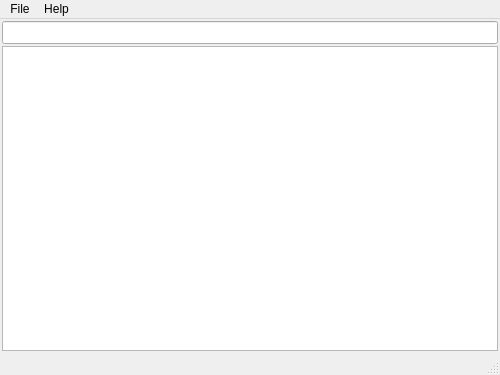
<?xml version="1.0" encoding="UTF-8"?>
<ui version="4.0">
 <class>SerialTerminal</class>
 <widget class="QDockWidget" name="SerialTerminal">
  <property name="geometry">
   <rect>
    <x>0</x>
    <y>0</y>
    <width>500</width>
    <height>375</height>
   </rect>
  </property>
  <property name="minimumSize">
   <size>
    <width>400</width>
    <height>300</height>
   </size>
  </property>
  <widget class="QMainWindow" name="mainWindow">
   <property name="dockNestingEnabled">
    <bool>true</bool>
   </property>
   <widget class="QWidget" name="centralWidget">
    <layout class="QGridLayout" name="gridLayout">
     <property name="leftMargin">
      <number>2</number>
     </property>
     <property name="topMargin">
      <number>2</number>
     </property>
     <property name="rightMargin">
      <number>2</number>
     </property>
     <property name="bottomMargin">
      <number>2</number>
     </property>
     <property name="spacing">
      <number>2</number>
     </property>
     <item row="0" column="0">
      <widget class="QLineEdit" name="tx">
       <property name="font">
        <font>
         <family>Courier</family>
        </font>
       </property>
       <property name="dragEnabled">
        <bool>true</bool>
       </property>
       <property name="clearButtonEnabled">
        <bool>true</bool>
       </property>
      </widget>
     </item>
     <item row="1" column="0">
      <widget class="QPlainTextEdit" name="rx">
       <property name="font">
        <font>
         <family>Courier</family>
        </font>
       </property>
       <property name="tabChangesFocus">
        <bool>true</bool>
       </property>
       <property name="undoRedoEnabled">
        <bool>false</bool>
       </property>
       <property name="lineWrapMode">
        <enum>QPlainTextEdit::NoWrap</enum>
       </property>
       <property name="readOnly">
        <bool>true</bool>
       </property>
      </widget>
     </item>
    </layout>
   </widget>
   <widget class="QMenuBar" name="menuBar">
    <property name="geometry">
     <rect>
      <x>0</x>
      <y>0</y>
      <width>500</width>
      <height>21</height>
     </rect>
    </property>
    <widget class="QMenu" name="menuFile">
     <property name="title">
      <string>File</string>
     </property>
     <addaction name="actionClear_Screen"/>
     <addaction name="separator"/>
     <addaction name="actionSend_Text_File"/>
     <addaction name="actionSave_Text_File"/>
     <addaction name="separator"/>
     <addaction name="actionClose_Window"/>
    </widget>
    <widget class="QMenu" name="menuHelp">
     <property name="title">
      <string>Help</string>
     </property>
     <addaction name="actionGeneral_Help"/>
     <addaction name="actionTerminal_Help"/>
    </widget>
    <addaction name="menuFile"/>
    <addaction name="menuHelp"/>
   </widget>
   <widget class="QStatusBar" name="statusBar"/>
  </widget>
  <action name="actionClear_Screen">
   <property name="text">
    <string>Clear Screen</string>
   </property>
   <property name="shortcut">
    <string>Ctrl+W</string>
   </property>
  </action>
  <action name="actionSend_Text_File">
   <property name="text">
    <string>Send Text File</string>
   </property>
   <property name="shortcut">
    <string>Ctrl+O</string>
   </property>
  </action>
  <action name="actionSave_Text_File">
   <property name="text">
    <string>Save Text File</string>
   </property>
   <property name="shortcut">
    <string>Ctrl+S</string>
   </property>
  </action>
  <action name="actionClose_Window">
   <property name="text">
    <string>Close Window</string>
   </property>
   <property name="shortcut">
    <string>Ctrl+Q</string>
   </property>
  </action>
  <action name="actionGeneral_Help">
   <property name="text">
    <string>General Help</string>
   </property>
  </action>
  <action name="actionTerminal_Help">
   <property name="text">
    <string>Terminal Help</string>
   </property>
  </action>
 </widget>
 <resources/>
 <connections/>
</ui>
